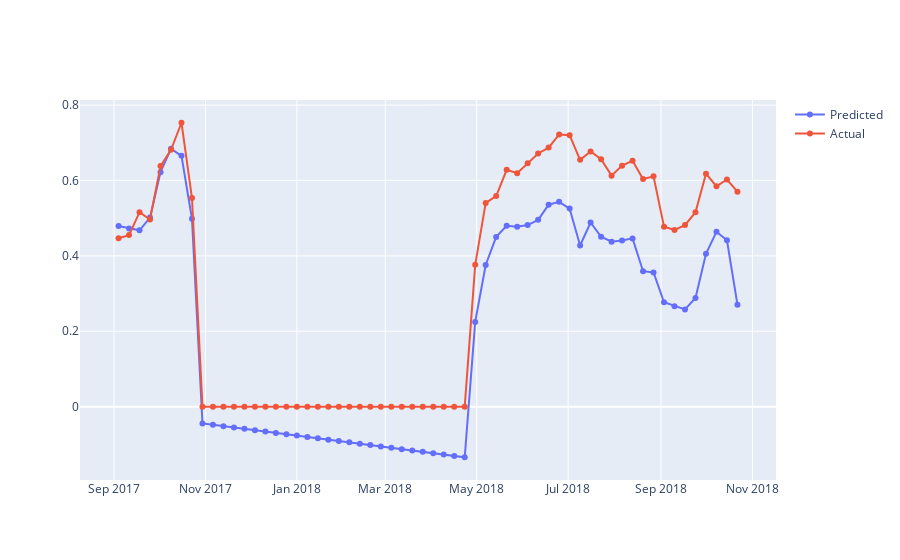

Notebook code for this chart:
### Code cell
plotly_forecast(big_meadow, preds, y_train, y_test)
